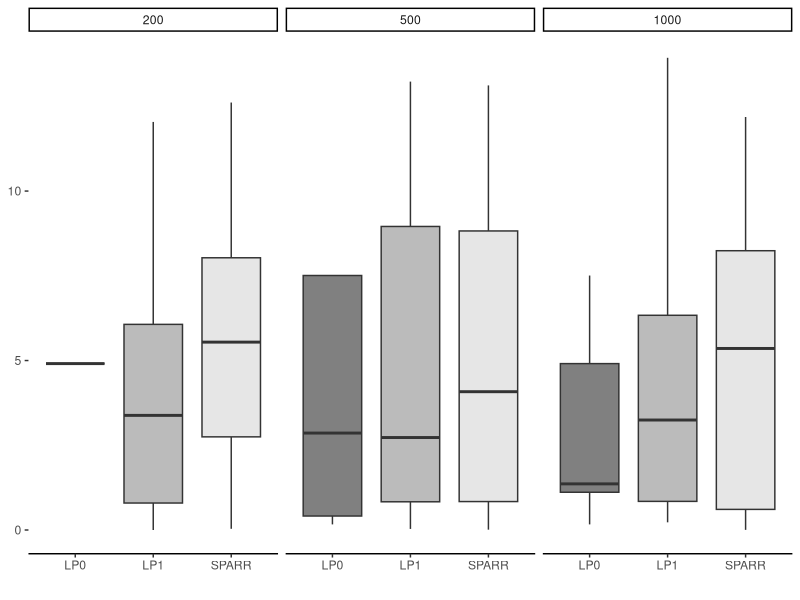

This figure's R source:
library(tidyverse)

risk <- read_csv("data/risk.csv")
k0 <- 2.1

find_best_h <- risk |>
  group_by(h, method) |>
  summarise(mse = mean(value)) |>
  group_by(method) |>
  summarise(h = h[which.min(mse)])

bplot <- semi_join(risk, find_best_h, by = c("method", 'h'))

## Dessins

bplot |>
  filter(k==k0) |>
  ggplot() +
    aes(x = method, y = value, fill = method) +
    geom_boxplot(position = position_dodge(), outlier.size = -1, outlier.alpha = 0.5) +
    scale_y_continuous(limits = c(0, 14)) +
    xlab("") +
    facet_wrap(~n, nrow = 1) +
    scale_fill_grey(start = 0.5, end = 0.9) +
    theme_classic() +
    theme(legend.position = "none",
        axis.title.y = element_blank(),
        axis.line.y = element_blank())


